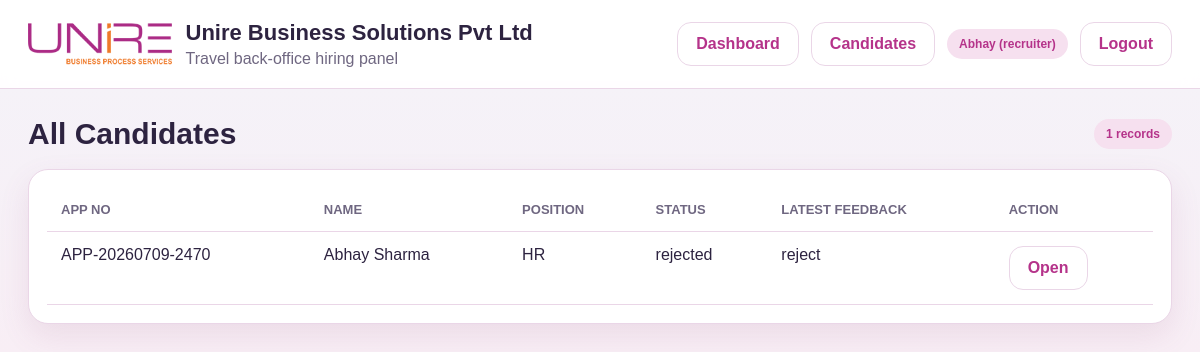
The app's page /recruiter-candidates.php (signed in), older data.
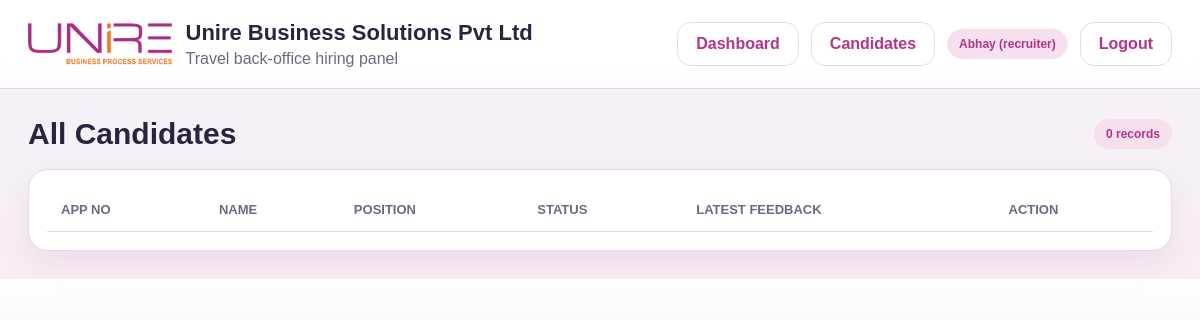
The same page, newer data.
### tables this page shows
CREATE TABLE `candidates` (
  `id` int(10) UNSIGNED NOT NULL,
  `application_no` varchar(30) NOT NULL,
  `full_name` varchar(150) NOT NULL,
  `email` varchar(150) NOT NULL,
  `phone` varchar(20) NOT NULL,
  `alternate_phone` varchar(20) DEFAULT NULL,
  `gender` varchar(20) DEFAULT NULL,
  `dob` date DEFAULT NULL,
  `address` text DEFAULT NULL,
  `city` varchar(100) DEFAULT NULL,
  `state` varchar(100) DEFAULT NULL,
  `pincode` varchar(20) DEFAULT NULL,
  `highest_qualification` varchar(150) DEFAULT NULL,
  `total_experience` decimal(5,2) DEFAULT 0.00,
  `current_company` varchar(150) DEFAULT NULL,
  `current_salary` decimal(12,2) DEFAULT NULL,
  `expected_salary` decimal(12,2) DEFAULT NULL,
  `position_applied` varchar(150) NOT NULL,
  `department` varchar(100) DEFAULT NULL,
  `source_type` enum('walkin','qr','link','reference') DEFAULT 'walkin',
  `submitted_by_recruiter_id` int(10) UNSIGNED DEFAULT NULL,
  `current_status` varchar(50) NOT NULL DEFAULT 'submitted',
  `final_decision` enum('pending','selected','rejected') DEFAULT 'pending',
  `applied_at` timestamp NULL DEFAULT current_timestamp(),
  `updated_at` timestamp NULL DEFAULT current_timestamp() ON UPDATE current_timestamp(),
  `form_last_updated_by` int(10) UNSIGNED DEFAULT NULL,
  `form_last_updated_role` varchar(50) DEFAULT NULL,
  `form_last_updated_at` timestamp NULL DEFAULT NULL,
  `source_reference_name` varchar(255) DEFAULT NULL,
  `photo_path` varchar(255) DEFAULT NULL,
  `resume_path` varchar(255) DEFAULT NULL,
  `father_husband_name` varchar(150) DEFAULT NULL,
  `emergency_no` varchar(30) DEFAULT NULL,
  `age` int(11) DEFAULT NULL,
  `marital_status` varchar(20) DEFAULT NULL,
  `permanent_address` text DEFAULT NULL,
  `scheduled_exam` varchar(255) DEFAULT NULL,
  `career_goals` text DEFAULT NULL,
  `interest_in_field` text DEFAULT NULL,
  `notice_period` varchar(100) DEFAULT NULL,
  `notice_period_specify` varchar(255) DEFAULT NULL,
  `strengths` text DEFAULT NULL,
  `weakness` text DEFAULT NULL,
  `epf_registered` varchar(10) DEFAULT NULL,
  `uan_no` varchar(50) DEFAULT NULL,
  `esic_registered` varchar(10) DEFAULT NULL,
  `ip_no` varchar(50) DEFAULT NULL,
  `aadhaar_no` varchar(30) DEFAULT NULL,
  `pan_no` varchar(20) DEFAULT NULL,
  `bank_account_no` varchar(50) DEFAULT NULL,
  `ifsc_code` varchar(20) DEFAULT NULL,
  `hobbies` text DEFAULT NULL,
  `computer_knowledge` text DEFAULT NULL,
  `weekly_working_days` varchar(10) DEFAULT NULL,
  `medical_issue` varchar(255) DEFAULT NULL,
  `smoking` varchar(10) DEFAULT NULL,
  `self_vehicle` varchar(10) DEFAULT NULL,
  `driving_licence` varchar(10) DEFAULT NULL
);

### app/helpers/auth.php (called while the page is built, shortened)
<?php
function h($value) {
    return htmlspecialchars((string)$value, ENT_QUOTES, 'UTF-8');
}

### public/recruiter-candidates.php (the view)
<?php
require_once __DIR__ . '/../app/helpers/auth.php'; require_once __DIR__ . '/../app/config/database.php'; require_role(['admin','recruiter']);
$pdo=Database::connect(); $rows=$pdo->query("SELECT c.id, c.application_no, c.full_name, c.position_applied, c.current_status, c.applied_at,(SELECT recommendation FROM interview_feedback f WHERE f.candidate_id=c.id ORDER BY f.id DESC LIMIT 1) latest_feedback FROM candidates c ORDER BY c.id DESC")->fetchAll(PDO::FETCH_ASSOC);
$title='Candidates'; include __DIR__ . '/../app/views/layouts/header.php'; ?>
<div class="section-title"><h2>All Candidates</h2><span class="pill"><?= count($rows) ?> records</span></div><div class="card"><table><thead><tr><th>App No</th><th>Name</th><th>Position</th><th>Status</th><th>Latest Feedback</th><th>Action</th></tr></thead><tbody><?php foreach($rows as $r): ?><tr><td><?= h($r['application_no']) ?></td><td><?= h($r['full_name']) ?></td><td><?= h($r['position_applied']) ?></td><td><?= h($r['current_status']) ?></td><td><?= h($r['latest_feedback'] ?: '-') ?></td><td><a class="btn btn-outline" href="recruiter-candidate.php?id=<?= (int)$r['id'] ?>">Open</a></td></tr><?php endforeach; ?></tbody></table></div>
<?php include __DIR__ . '/../app/views/layouts/footer.php'; ?>

Row changes from the older to the newer data that the page shows:
removed candidates: application_no "APP-20260709-2470", full_name "Abhay Sharma", position_applied "HR", current_status "rejected", latest_feedback "reject"
Text that changed along with them:
count($rows): "1" → "0"
